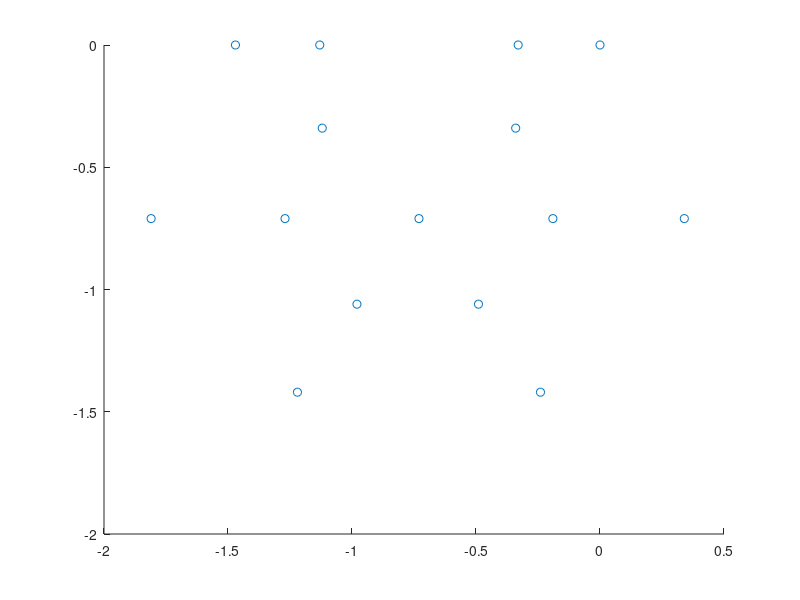

This figure's MATLAB source: (Note: this script raises an error after producing the figure.)
%AE 510 Class
%Author: Your instructor

clear
close all
clc

%%%%%%%%%%%%PREPROCESSING%%%%%%%%%%%
%coordinate matrix [x,y] for each node
length_bar = 0.271; %meter
height_bar = 0.01; %meter

A = length_bar.*height_bar;
alpha = 5E-6;
D_T = 100;
co = [0,0,0;
      -0.33,0,0;
      -1.13,0,0;
      -1.47,0,0;
      -0.34,-0.34,-0.26;
      -1.12,-0.34,-0.26;
      0.34,-0.71,-0.55;
      -0.19,-0.71,-0.55;
      -0.73,-0.71,-0.55;
      -1.27,-0.71,-0.55;
      -1.81,-0.71,-0.55;
      -0.49,-1.06,-0.82;
      -0.98,-1.06,-0.82;
      -0.24,-1.42,-1.09;
      -1.22,-1.42,-1.09;];

co(:,3) = [];

figure()
scatter(co(:,1),co(:,2));

E2N = [1, 2;
       2, 3;
       3, 4;
       1, 7;
       2, 5;
       3, 6;
       6,9;
       5,9;
       4, 11;
       7, 8;
       8, 9;
       9, 10;
       10,11;
       9, 12;
       9, 13;
       12,14;
       13,15;
       14,15;
       7, 14;
       11,15];

plot_edge(co,E2N,'k',true);
E = 70E9;

%element-node connectivity matrix (and area for each truss in column 3)
e = [E2N,repmat(A,size(E2N,1),1)];

Nel = size(e,1);%number of elements
Nnodes = size(co,1); %number of nodes
nne = 2; %number of nodes per element
dof = size(co,2); %degree of freedom per node

%%%%%%%%%%%%PREPROCESSING END%%%%%%%%%%%

%%%Generic block: Initializes global stiffness matrix 'K' and force vector 'F'
K = zeros(Nnodes*dof,Nnodes*dof);
F = zeros(Nnodes*dof,1);
%%%%%%%%%%%%%%%%%%%%%%%%%%%%%%%%%%%%%%%%%%%%%%%%%%%%%%%
 
%%%Assemble Global system - generic FE code for 2D and 3D trusses
for A = 1:Nel
 
    n = (co(e(A,2),:) - co(e(A,1),:));   %n = [x2-x1;y2-y1] 

    L = norm(n); %length of truss 
    
    n = n./L; %n = [sin,cos]    
    Area = e(A,3); %area
    
    k11 = (E*Area/L)*(n'*n);%k matrix part = EA/L*[c^2 cs;sc s^2]
     
    %local stiffness matrix and force vector
    localstiffness = [k11 -k11;-k11 k11];    %full local stiffness matrix
    localforce = zeros(nne*dof,1);%external forces are added at the end, so leave as zeros. If temp changes, modify for thermal expansion 
    %     localforce = localforce + ((E.*Area*alpha*D_T).*[-n./L n./L])';
    %DONT TOUCH BELOW BLOCK!! Assembles the global stiffness matrix, Generic block which works for any element    
    for B = 1: nne
        for i = 1: dof
            nK1 = (e(A, B)-1)*dof+i;
            nKe1 = (B-1)*dof+i;
            F(nK1) = F(nK1) + localforce(nKe1);
            for C = 1: nne
                for j = 1: dof
                    nK2 = (e(A, C)-1)*dof+j;
                    nKe2 = (C-1)*dof+j;
                    K(nK1, nK2) = K(nK1, nK2) + localstiffness(nKe1, nKe2);
                end
            end
        end
    end 
    %%%%%%%%%%%%%%%%%%%%%%%%%%%%%%%%%%%%%%%%%%%%%%%%%%%%%%%%%%%%%%%%%%%%%%%%%%%%%%%%%%%%%%%%%%%%%%%%%%%%%%%%%%%%%%%%%
    
end

K_copy = K;
%%%%%%%%%%%%%%%%%%%BOUNDARY CONDITIONS%%%%%%%%%%%%%%%%%%%%%%%

Weight_Drone = 43.0913;
Thrust = 3.*Weight_Drone.*9.81;
Thrust_per_motor = Thrust./6;

%external forces
force_node = [9];
F = assignForce(F,force_node, repmat([100,0,0],size(force_node,1),1),dof);

%Apply displacement BC by eliminating rows and columns of nodes 3-4 (corresponding to
%degrees of freedom 5 to 8) - alternative (and more generic method) is the penalty approach, or
%static condensation approach - see later class notes

Nodes_fixed = [1;4;7;11;14;15];
deletedofs = fixNode(Nodes_fixed,dof);

K(deletedofs,:) = [];
K(:,deletedofs) = [];
F(deletedofs,:) = [];

%%%%%%%%%%%%%%%%%%%BOUNDARY CONDITIONS END%%%%%%%%%%%%%%%%%%%%%%%

 
%solve for displacement unknowns (uk)
uk = K\F

%expand u to include deleted displacement bcs
u = ones(Nnodes*dof,1);
u(deletedofs) = 0;
I = find(u == 1);
u(I) = uk;

u_copy = [uk;zeros(4,1)];
%%%%%%%%%%%%%POSTPROCESSING%%%%%%%%%%%%%%%%%%%%%

%%%Step 6:Postprocess results
for i = 1:Nel

    %get data about truss i
    n = (co(e(i,2),:) - co(e(i,1),:));    
    L = norm(n);    
    n = n./L;
    
    Area = e(i,3);
    n1 = e(i,1);n2 = e(i,2);%global numbers for node 1 and 2 of truss i

    d = [u(n1*dof-dof+1:n1*dof)' u(n2*dof-dof+1:n2*dof)']';%displacements of the two nodes
    sigma(i) = E*([-n./L n./L]*d) - E*Area*alpha*D_T;%stress formula, If temp changes, modify for thermal expansion 
end
sigma

%% Functions Declared
function [deletedofs] = fixNode(nodes,dof)
    deletedofs = [];
    for i = 1:size(nodes,1)
        n1 = nodes(i);
        temp = n1*dof-dof+1:n1*dof;
        deletedofs = [deletedofs;temp'];
    end
   
end

function [F] = assignForce(F,node,forces,dof)
    %node: an array of node number
    %forces: [nNode x dof] force array
    for i = 1:size(node,1)
        n1 = node(i);
        F(n1*dof-dof+1:n1*dof) = forces(i,:)';
    end


end

function plot_edge(nodal_list, connectivity_matrix,color,labelSwitch)
    x = nodal_list(:, 1);
    y = nodal_list(:, 2);
    
    % Plot nodes with labels
    if labelSwitch
        for i = 1:size(nodal_list, 1)
            text(x(i), y(i), num2str(i), 'Color', 'b', 'FontSize', 12);
            hold on;
        end
    end

    % Plot edges
    for i = 1:size(connectivity_matrix, 1)
        start_node = nodal_list(connectivity_matrix(i, 1), :);
        end_node = nodal_list(connectivity_matrix(i, 2), :);
        line([start_node(1), end_node(1)], [start_node(2), end_node(2)], 'Color', color);
    end

    xlabel('x')
    ylabel('y')
    axis equal
end